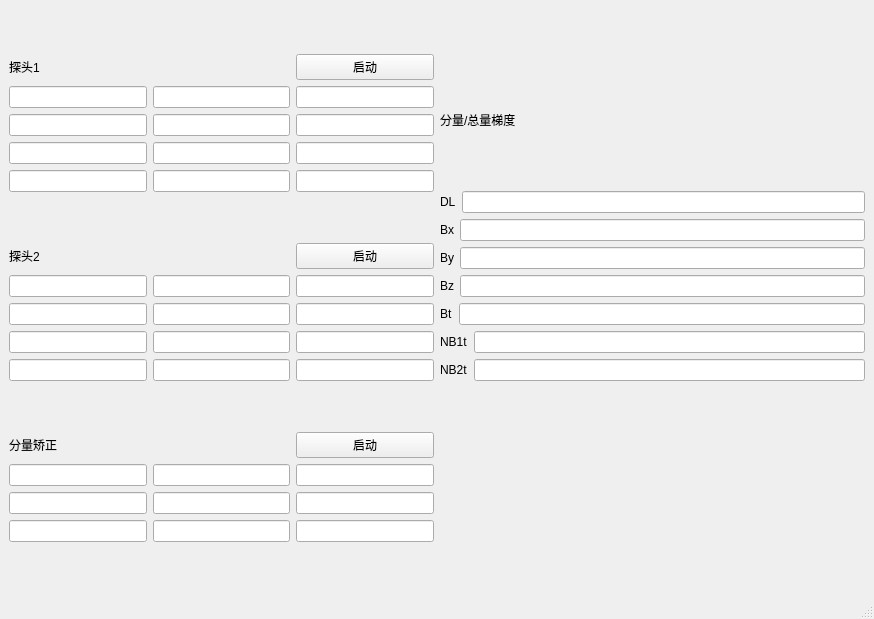
<?xml version="1.0" encoding="UTF-8"?>
<ui version="4.0">
 <class>CorrectUI</class>
 <widget class="QMainWindow" name="CorrectUI">
  <property name="geometry">
   <rect>
    <x>0</x>
    <y>0</y>
    <width>874</width>
    <height>619</height>
   </rect>
  </property>
  <property name="windowTitle">
   <string>矫正界面</string>
  </property>
  <widget class="QWidget" name="centralwidget">
   <layout class="QGridLayout" name="gridLayout_4">
    <item row="0" column="0">
     <layout class="QGridLayout" name="gridLayout">
      <item row="0" column="0">
       <widget class="QLabel" name="label">
        <property name="text">
         <string>探头1</string>
        </property>
       </widget>
      </item>
      <item row="1" column="0">
       <widget class="QLineEdit" name="lineEdit_1_M11"/>
      </item>
      <item row="1" column="1">
       <widget class="QLineEdit" name="lineEdit_1_M12"/>
      </item>
      <item row="1" column="2">
       <widget class="QLineEdit" name="lineEdit_1_M13"/>
      </item>
      <item row="2" column="0">
       <widget class="QLineEdit" name="lineEdit_1_M21"/>
      </item>
      <item row="2" column="1">
       <widget class="QLineEdit" name="lineEdit_1_M22"/>
      </item>
      <item row="2" column="2">
       <widget class="QLineEdit" name="lineEdit_1_M23"/>
      </item>
      <item row="3" column="0">
       <widget class="QLineEdit" name="lineEdit_1_M31"/>
      </item>
      <item row="3" column="1">
       <widget class="QLineEdit" name="lineEdit_1_M32"/>
      </item>
      <item row="3" column="2">
       <widget class="QLineEdit" name="lineEdit_1_M33"/>
      </item>
      <item row="4" column="0">
       <widget class="QLineEdit" name="lineEdit_1_x"/>
      </item>
      <item row="4" column="1">
       <widget class="QLineEdit" name="lineEdit_1_y"/>
      </item>
      <item row="4" column="2">
       <widget class="QLineEdit" name="lineEdit_1_z"/>
      </item>
      <item row="0" column="2">
       <widget class="QPushButton" name="pushButton_start1">
        <property name="text">
         <string>启动</string>
        </property>
       </widget>
      </item>
     </layout>
    </item>
    <item row="0" column="1" rowspan="2">
     <layout class="QVBoxLayout" name="verticalLayout">
      <item>
       <widget class="QLabel" name="label_4">
        <property name="text">
         <string>分量/总量梯度</string>
        </property>
       </widget>
      </item>
      <item>
       <layout class="QHBoxLayout" name="horizontalLayout">
        <item>
         <widget class="QLabel" name="label_5">
          <property name="text">
           <string>DL</string>
          </property>
         </widget>
        </item>
        <item>
         <widget class="QLineEdit" name="lineEdit_Dl"/>
        </item>
       </layout>
      </item>
      <item>
       <layout class="QHBoxLayout" name="horizontalLayout_2">
        <item>
         <widget class="QLabel" name="label_6">
          <property name="text">
           <string>Bx</string>
          </property>
         </widget>
        </item>
        <item>
         <widget class="QLineEdit" name="lineEdit_Bx"/>
        </item>
       </layout>
      </item>
      <item>
       <layout class="QHBoxLayout" name="horizontalLayout_3">
        <item>
         <widget class="QLabel" name="label_7">
          <property name="text">
           <string>By</string>
          </property>
         </widget>
        </item>
        <item>
         <widget class="QLineEdit" name="lineEdit_By"/>
        </item>
       </layout>
      </item>
      <item>
       <layout class="QHBoxLayout" name="horizontalLayout_4">
        <item>
         <widget class="QLabel" name="label_8">
          <property name="text">
           <string>Bz</string>
          </property>
         </widget>
        </item>
        <item>
         <widget class="QLineEdit" name="lineEdit_Bz"/>
        </item>
       </layout>
      </item>
      <item>
       <layout class="QHBoxLayout" name="horizontalLayout_5">
        <item>
         <widget class="QLabel" name="label_9">
          <property name="text">
           <string>Bt</string>
          </property>
         </widget>
        </item>
        <item>
         <widget class="QLineEdit" name="lineEdit_Bt"/>
        </item>
       </layout>
      </item>
      <item>
       <layout class="QHBoxLayout" name="horizontalLayout_6">
        <item>
         <widget class="QLabel" name="label_10">
          <property name="text">
           <string>NB1t</string>
          </property>
         </widget>
        </item>
        <item>
         <widget class="QLineEdit" name="lineEdit_NB1t"/>
        </item>
       </layout>
      </item>
      <item>
       <layout class="QHBoxLayout" name="horizontalLayout_7">
        <item>
         <widget class="QLabel" name="label_11">
          <property name="text">
           <string>NB2t</string>
          </property>
         </widget>
        </item>
        <item>
         <widget class="QLineEdit" name="lineEdit_NB2t"/>
        </item>
       </layout>
      </item>
     </layout>
    </item>
    <item row="1" column="0">
     <layout class="QGridLayout" name="gridLayout_2">
      <item row="0" column="0">
       <widget class="QLabel" name="label_2">
        <property name="text">
         <string>探头2</string>
        </property>
       </widget>
      </item>
      <item row="1" column="0">
       <widget class="QLineEdit" name="lineEdit_2_M11"/>
      </item>
      <item row="1" column="1">
       <widget class="QLineEdit" name="lineEdit_2_M12"/>
      </item>
      <item row="1" column="2">
       <widget class="QLineEdit" name="lineEdit_2_M13"/>
      </item>
      <item row="2" column="0">
       <widget class="QLineEdit" name="lineEdit_2_M21"/>
      </item>
      <item row="2" column="1">
       <widget class="QLineEdit" name="lineEdit_2_M22"/>
      </item>
      <item row="2" column="2">
       <widget class="QLineEdit" name="lineEdit_2_M23"/>
      </item>
      <item row="3" column="0">
       <widget class="QLineEdit" name="lineEdit_2_M31"/>
      </item>
      <item row="3" column="1">
       <widget class="QLineEdit" name="lineEdit_2_M32"/>
      </item>
      <item row="3" column="2">
       <widget class="QLineEdit" name="lineEdit_2_M33"/>
      </item>
      <item row="4" column="0">
       <widget class="QLineEdit" name="lineEdit_2_x"/>
      </item>
      <item row="4" column="1">
       <widget class="QLineEdit" name="lineEdit_2_y"/>
      </item>
      <item row="4" column="2">
       <widget class="QLineEdit" name="lineEdit_2_z"/>
      </item>
      <item row="0" column="2">
       <widget class="QPushButton" name="pushButton_2start">
        <property name="text">
         <string>启动</string>
        </property>
       </widget>
      </item>
     </layout>
    </item>
    <item row="2" column="0">
     <layout class="QGridLayout" name="gridLayout_3">
      <item row="3" column="0">
       <widget class="QLineEdit" name="lineEdit_3_M31"/>
      </item>
      <item row="2" column="2">
       <widget class="QLineEdit" name="lineEdit_3_M23"/>
      </item>
      <item row="2" column="1">
       <widget class="QLineEdit" name="lineEdit_3_M22"/>
      </item>
      <item row="1" column="1">
       <widget class="QLineEdit" name="lineEdit_3_M12"/>
      </item>
      <item row="0" column="0">
       <widget class="QLabel" name="label_3">
        <property name="text">
         <string>分量矫正</string>
        </property>
       </widget>
      </item>
      <item row="3" column="2">
       <widget class="QLineEdit" name="lineEdit_3_M33"/>
      </item>
      <item row="1" column="2">
       <widget class="QLineEdit" name="lineEdit_3_M13"/>
      </item>
      <item row="1" column="0">
       <widget class="QLineEdit" name="lineEdit_3_M11"/>
      </item>
      <item row="3" column="1">
       <widget class="QLineEdit" name="lineEdit_3_M32"/>
      </item>
      <item row="2" column="0">
       <widget class="QLineEdit" name="lineEdit_3_M21"/>
      </item>
      <item row="0" column="2">
       <widget class="QPushButton" name="pushButton_start3">
        <property name="text">
         <string>启动</string>
        </property>
       </widget>
      </item>
     </layout>
    </item>
   </layout>
   <zorder>label</zorder>
   <zorder>lineEdit_1_M11</zorder>
   <zorder>lineEdit_1_M12</zorder>
   <zorder>lineEdit_1_M13</zorder>
   <zorder>lineEdit_1_M21</zorder>
   <zorder>lineEdit_1_M22</zorder>
   <zorder>lineEdit_1_M23</zorder>
   <zorder>lineEdit_1_M31</zorder>
   <zorder>lineEdit_1_M32</zorder>
   <zorder>lineEdit_1_M33</zorder>
   <zorder>lineEdit_1_x</zorder>
   <zorder>lineEdit_1_y</zorder>
   <zorder>lineEdit_1_z</zorder>
   <zorder>layoutWidget</zorder>
   <zorder>layoutWidget</zorder>
   <zorder>label_4</zorder>
   <zorder>label_5</zorder>
   <zorder>label_6</zorder>
   <zorder>label_7</zorder>
   <zorder>label_8</zorder>
   <zorder>label_9</zorder>
   <zorder>label_10</zorder>
   <zorder>label_11</zorder>
   <zorder>lineEdit_Dl</zorder>
   <zorder>lineEdit_Bx</zorder>
   <zorder>lineEdit_By</zorder>
   <zorder>lineEdit_Bz</zorder>
   <zorder>lineEdit_Bt</zorder>
   <zorder>lineEdit_NB1t</zorder>
   <zorder>lineEdit_NB2t</zorder>
   <zorder>label_4</zorder>
   <zorder></zorder>
  </widget>
  <widget class="QMenuBar" name="menubar">
   <property name="geometry">
    <rect>
     <x>0</x>
     <y>0</y>
     <width>874</width>
     <height>28</height>
    </rect>
   </property>
  </widget>
  <widget class="QStatusBar" name="statusbar"/>
 </widget>
 <resources/>
 <connections/>
</ui>
